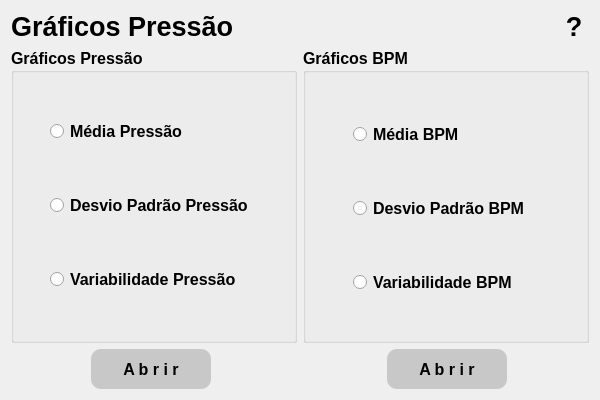
<?xml version="1.0" encoding="UTF-8"?>
<ui version="4.0">
 <class>Form</class>
 <widget class="QWidget" name="Form">
  <property name="geometry">
   <rect>
    <x>0</x>
    <y>0</y>
    <width>600</width>
    <height>400</height>
   </rect>
  </property>
  <property name="minimumSize">
   <size>
    <width>600</width>
    <height>400</height>
   </size>
  </property>
  <property name="maximumSize">
   <size>
    <width>600</width>
    <height>400</height>
   </size>
  </property>
  <property name="windowTitle">
   <string>Form</string>
  </property>
  <property name="styleSheet">
   <string notr="true">QPushButton#abrir_pressao, #abrir_bpm{
background-color: rgb(200, 200, 200);
border-radius: 10px
}
QPushButton#abrir_pressao:hover, #abrir_bpm:hover{
background-color: rgba(145, 207, 230, 200)
}
QPushButton#abrir_pressao:pressed, #abrir_bpm:pressed{
background-color: rgba(150, 150, 150, 255);
padding-top: 2px;
}</string>
  </property>
  <layout class="QVBoxLayout" name="verticalLayout_3">
   <item>
    <layout class="QHBoxLayout" name="horizontalLayout_2">
     <item>
      <widget class="QLabel" name="label">
       <property name="font">
        <font>
         <pointsize>20</pointsize>
         <weight>75</weight>
         <bold>true</bold>
        </font>
       </property>
       <property name="text">
        <string>Gráficos Pressão</string>
       </property>
      </widget>
     </item>
     <item>
      <widget class="QPushButton" name="ajuda">
       <property name="minimumSize">
        <size>
         <width>30</width>
         <height>30</height>
        </size>
       </property>
       <property name="maximumSize">
        <size>
         <width>30</width>
         <height>30</height>
        </size>
       </property>
       <property name="font">
        <font>
         <pointsize>20</pointsize>
         <weight>75</weight>
         <bold>true</bold>
        </font>
       </property>
       <property name="cursor">
        <cursorShape>PointingHandCursor</cursorShape>
       </property>
       <property name="styleSheet">
        <string notr="true">QPushButton#ajuda{
background-color: rgba(0, 0, 0, 0);
border-radius: 10px
}
QPushButton#ajuda:hover{
background-color: rgba(145, 207, 230, 200)
}
QPushButton#ajuda:pressed{
padding-top: 2px
}
</string>
       </property>
       <property name="text">
        <string>?</string>
       </property>
      </widget>
     </item>
    </layout>
   </item>
   <item>
    <layout class="QHBoxLayout" name="horizontalLayout">
     <item>
      <widget class="QGroupBox" name="groupBox">
       <property name="font">
        <font>
         <pointsize>12</pointsize>
         <weight>75</weight>
         <bold>true</bold>
        </font>
       </property>
       <property name="title">
        <string>Gráficos Pressão</string>
       </property>
       <widget class="QWidget" name="verticalLayoutWidget">
        <property name="geometry">
         <rect>
          <x>11</x>
          <y>27</y>
          <width>264</width>
          <height>261</height>
         </rect>
        </property>
        <layout class="QVBoxLayout" name="verticalLayout">
         <property name="spacing">
          <number>10</number>
         </property>
         <property name="leftMargin">
          <number>28</number>
         </property>
         <property name="topMargin">
          <number>5</number>
         </property>
         <property name="rightMargin">
          <number>5</number>
         </property>
         <property name="bottomMargin">
          <number>5</number>
         </property>
         <item>
          <widget class="QRadioButton" name="media_pressao">
           <property name="font">
            <font>
             <pointsize>12</pointsize>
             <weight>75</weight>
             <bold>true</bold>
            </font>
           </property>
           <property name="text">
            <string>Média Pressão</string>
           </property>
          </widget>
         </item>
         <item>
          <widget class="QRadioButton" name="desvio_padrao_pressao">
           <property name="font">
            <font>
             <pointsize>12</pointsize>
             <weight>75</weight>
             <bold>true</bold>
            </font>
           </property>
           <property name="text">
            <string>Desvio Padrão Pressão</string>
           </property>
          </widget>
         </item>
         <item>
          <widget class="QRadioButton" name="variabilidade_pressao">
           <property name="font">
            <font>
             <pointsize>12</pointsize>
             <weight>75</weight>
             <bold>true</bold>
            </font>
           </property>
           <property name="text">
            <string>Variabilidade Pressão</string>
           </property>
          </widget>
         </item>
        </layout>
       </widget>
      </widget>
     </item>
     <item>
      <widget class="QGroupBox" name="groupBox_2">
       <property name="font">
        <font>
         <pointsize>12</pointsize>
         <weight>75</weight>
         <bold>true</bold>
        </font>
       </property>
       <property name="title">
        <string>Gráficos BPM</string>
       </property>
       <widget class="QWidget" name="verticalLayoutWidget_2">
        <property name="geometry">
         <rect>
          <x>0</x>
          <y>30</y>
          <width>271</width>
          <height>261</height>
         </rect>
        </property>
        <layout class="QVBoxLayout" name="verticalLayout_2">
         <property name="spacing">
          <number>10</number>
         </property>
         <property name="leftMargin">
          <number>50</number>
         </property>
         <property name="topMargin">
          <number>5</number>
         </property>
         <property name="rightMargin">
          <number>5</number>
         </property>
         <property name="bottomMargin">
          <number>5</number>
         </property>
         <item>
          <widget class="QRadioButton" name="media_bpm">
           <property name="font">
            <font>
             <pointsize>12</pointsize>
             <weight>75</weight>
             <bold>true</bold>
            </font>
           </property>
           <property name="text">
            <string>Média BPM</string>
           </property>
          </widget>
         </item>
         <item>
          <widget class="QRadioButton" name="desvio_padrao_bpm">
           <property name="font">
            <font>
             <pointsize>12</pointsize>
             <weight>75</weight>
             <bold>true</bold>
            </font>
           </property>
           <property name="text">
            <string>Desvio Padrão BPM</string>
           </property>
          </widget>
         </item>
         <item>
          <widget class="QRadioButton" name="variabilidade_bpm">
           <property name="font">
            <font>
             <pointsize>12</pointsize>
             <weight>75</weight>
             <bold>true</bold>
            </font>
           </property>
           <property name="text">
            <string>Variabilidade BPM</string>
           </property>
          </widget>
         </item>
        </layout>
       </widget>
      </widget>
     </item>
    </layout>
   </item>
   <item>
    <layout class="QHBoxLayout" name="horizontalLayout_3">
     <item>
      <widget class="QPushButton" name="abrir_pressao">
       <property name="minimumSize">
        <size>
         <width>120</width>
         <height>40</height>
        </size>
       </property>
       <property name="maximumSize">
        <size>
         <width>120</width>
         <height>40</height>
        </size>
       </property>
       <property name="font">
        <font>
         <pointsize>12</pointsize>
         <weight>75</weight>
         <bold>true</bold>
        </font>
       </property>
       <property name="cursor">
        <cursorShape>PointingHandCursor</cursorShape>
       </property>
       <property name="text">
        <string>A b r i r</string>
       </property>
      </widget>
     </item>
     <item>
      <spacer name="horizontalSpacer">
       <property name="orientation">
        <enum>Qt::Horizontal</enum>
       </property>
       <property name="sizeType">
        <enum>QSizePolicy::Fixed</enum>
       </property>
       <property name="sizeHint" stdset="0">
        <size>
         <width>90</width>
         <height>20</height>
        </size>
       </property>
      </spacer>
     </item>
     <item>
      <widget class="QPushButton" name="abrir_bpm">
       <property name="minimumSize">
        <size>
         <width>120</width>
         <height>40</height>
        </size>
       </property>
       <property name="maximumSize">
        <size>
         <width>120</width>
         <height>40</height>
        </size>
       </property>
       <property name="font">
        <font>
         <pointsize>12</pointsize>
         <weight>75</weight>
         <bold>true</bold>
        </font>
       </property>
       <property name="cursor">
        <cursorShape>PointingHandCursor</cursorShape>
       </property>
       <property name="text">
        <string>A b r i r</string>
       </property>
      </widget>
     </item>
    </layout>
   </item>
  </layout>
 </widget>
 <resources/>
 <connections/>
</ui>
